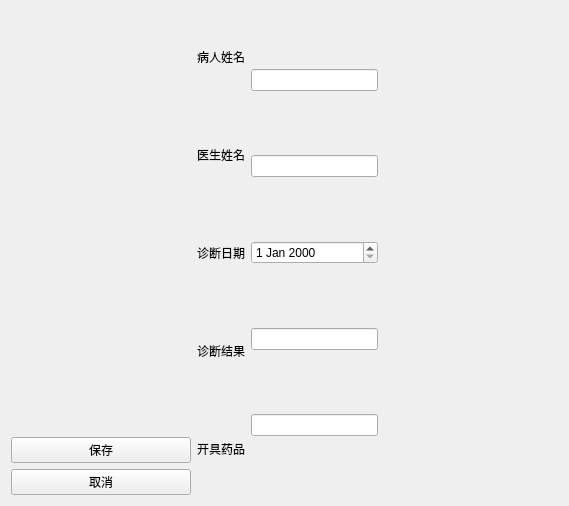
<?xml version="1.0" encoding="UTF-8"?>
<ui version="4.0">
 <class>recordEditview</class>
 <widget class="QWidget" name="recordEditview">
  <property name="geometry">
   <rect>
    <x>0</x>
    <y>0</y>
    <width>569</width>
    <height>506</height>
   </rect>
  </property>
  <property name="windowTitle">
   <string>编辑就诊记录</string>
  </property>
  <layout class="QGridLayout" name="gridLayout">
   <item row="0" column="0">
    <layout class="QHBoxLayout" name="horizontalLayout_2">
     <item>
      <layout class="QVBoxLayout" name="verticalLayout_2">
       <item>
        <spacer name="horizontalSpacer">
         <property name="orientation">
          <enum>Qt::Orientation::Horizontal</enum>
         </property>
         <property name="sizeHint" stdset="0">
          <size>
           <width>40</width>
           <height>20</height>
          </size>
         </property>
        </spacer>
       </item>
       <item>
        <spacer name="verticalSpacer">
         <property name="orientation">
          <enum>Qt::Orientation::Vertical</enum>
         </property>
         <property name="sizeHint" stdset="0">
          <size>
           <width>20</width>
           <height>40</height>
          </size>
         </property>
        </spacer>
       </item>
       <item>
        <widget class="QPushButton" name="btSave">
         <property name="text">
          <string>保存</string>
         </property>
        </widget>
       </item>
       <item>
        <widget class="QPushButton" name="btCancel">
         <property name="text">
          <string>取消</string>
         </property>
        </widget>
       </item>
      </layout>
     </item>
     <item>
      <layout class="QHBoxLayout" name="horizontalLayout">
       <item>
        <layout class="QVBoxLayout" name="verticalLayout">
         <item>
          <widget class="QLabel" name="label_8">
           <property name="text">
            <string>病人姓名</string>
           </property>
           <property name="alignment">
            <set>Qt::AlignmentFlag::AlignRight|Qt::AlignmentFlag::AlignTrailing|Qt::AlignmentFlag::AlignVCenter</set>
           </property>
          </widget>
         </item>
         <item>
          <widget class="QLabel" name="label_3">
           <property name="text">
            <string>医生姓名</string>
           </property>
           <property name="alignment">
            <set>Qt::AlignmentFlag::AlignRight|Qt::AlignmentFlag::AlignTrailing|Qt::AlignmentFlag::AlignVCenter</set>
           </property>
          </widget>
         </item>
         <item>
          <widget class="QLabel" name="label_7">
           <property name="text">
            <string>诊断日期</string>
           </property>
           <property name="alignment">
            <set>Qt::AlignmentFlag::AlignRight|Qt::AlignmentFlag::AlignTrailing|Qt::AlignmentFlag::AlignVCenter</set>
           </property>
          </widget>
         </item>
         <item>
          <widget class="QLabel" name="label_5">
           <property name="text">
            <string>诊断结果</string>
           </property>
           <property name="alignment">
            <set>Qt::AlignmentFlag::AlignRight|Qt::AlignmentFlag::AlignTrailing|Qt::AlignmentFlag::AlignVCenter</set>
           </property>
          </widget>
         </item>
         <item>
          <widget class="QLabel" name="label_9">
           <property name="text">
            <string>开具药品</string>
           </property>
          </widget>
         </item>
        </layout>
       </item>
       <item>
        <layout class="QVBoxLayout" name="verticalLayout_3">
         <item>
          <widget class="QLineEdit" name="patient_name"/>
         </item>
         <item>
          <widget class="QLineEdit" name="doctor_name"/>
         </item>
         <item>
          <widget class="QDateEdit" name="editdate"/>
         </item>
         <item>
          <widget class="QLineEdit" name="result"/>
         </item>
         <item>
          <widget class="QLineEdit" name="medicine_name"/>
         </item>
        </layout>
       </item>
      </layout>
     </item>
     <item>
      <spacer name="horizontalSpacer_2">
       <property name="orientation">
        <enum>Qt::Orientation::Horizontal</enum>
       </property>
       <property name="sizeHint" stdset="0">
        <size>
         <width>40</width>
         <height>20</height>
        </size>
       </property>
      </spacer>
     </item>
    </layout>
   </item>
  </layout>
 </widget>
 <resources/>
 <connections/>
</ui>
